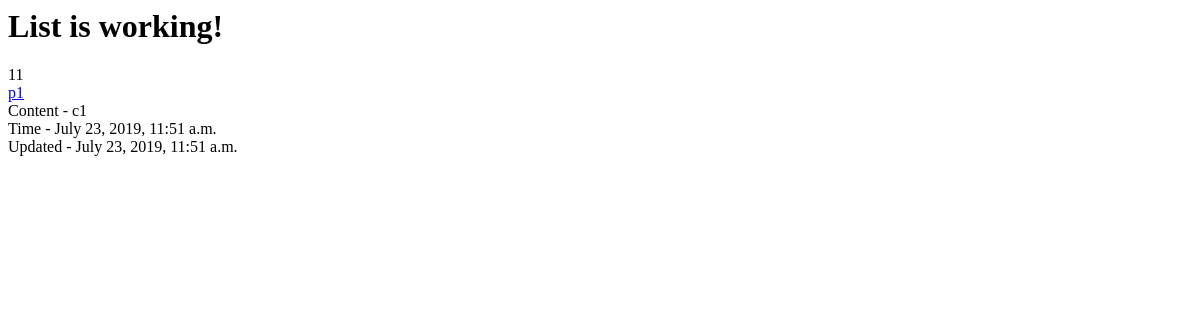
The app's page /posts/, older data.
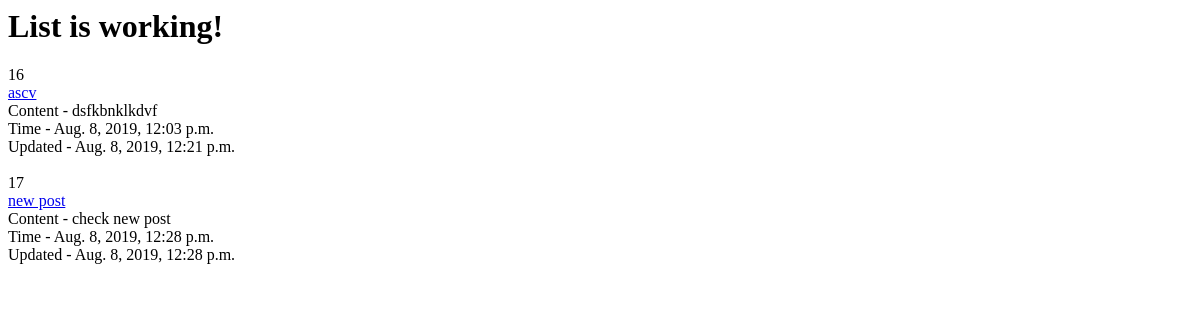
The same page, newer data.
### posts/models.py (models this page shows, shortened)
class Post(models.Model):
	title = models.CharField(max_length = 120)
	content = models.TextField()
	updated = models.DateTimeField(auto_now = True, auto_now_add = False)
	timestamp = models.DateTimeField(auto_now = False, auto_now_add = True)
	def get_absolute_url(self):
		return reverse("posts:detail", kwargs = {"pid": self.id})

### posts/views.py (the view)
def post_list(request):
	queryset = Post.objects.all()
	context = {
		'object_list' : queryset,
		'title' : "List",
	}
	return render(request, "post_list.html", context)

### templates/post_list.html (shortened to what this page needs)
{% extends "base.html" %}
{% block content %}
		<h1>{{ title }} is working!</h1>
		{% for obj in object_list %}
			{{ obj.id }}<br/>
			<a href='{{ obj.get_absolute_url }}'>{{ obj.title }}</a><br/>
			Content - {{ obj.content }}<br/>
			Time - {{ obj.timestamp }}<br/>
			Updated - {{ obj.updated }}<br/>
		{% endfor %}
{% endblock content %}

Row changes from the older to the newer data that the page shows:
removed Post: id "11", title "p1", content "c1", timestamp "July 23, 2019, 11:51 a.m.", updated "July 23, 2019, 11:51 a.m."
added Post: id "16", title "ascv", content "dsfkbnklkdvf", timestamp "Aug. 8, 2019, 12:03 p.m.", updated "Aug. 8, 2019, 12:21 p.m."
added Post: id "17", title "new post", content "check new post", timestamp "Aug. 8, 2019, 12:28 p.m.", updated "Aug. 8, 2019, 12:28 p.m."
